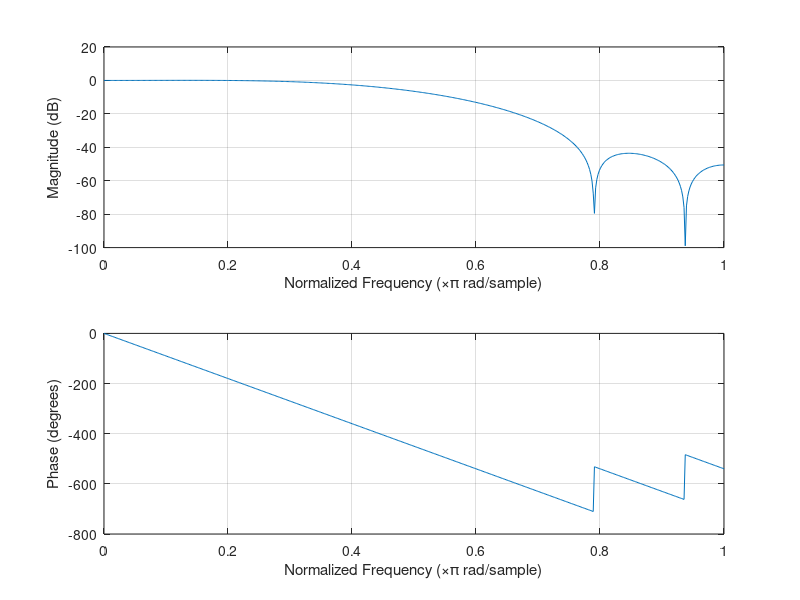

Write MATLAB code to recreate this figure.
%% passa baixa
m = 5;
n= -m:m;

fp = 10e3;
fs = 15e3;
fa = 50e3;

wp = 2*pi*fp;
ws = 2*pi*fs;
wa = 2*pi*fa;

wc = sqrt(ws*wp);

teta_c = wc/(wa/2);

%w = 0.5 + 0.5.*cos((2*pi.*n)/(2*m + 1)) %hemming

w = 0.5 + 0.5.*cos((2*pi.*n)/(2*m +1)); %hann

h = (sin(teta_c*pi.*n)./(pi.*n)).*w;

h(m+1) = (teta_c).*w(m+1);

wsm = 0.766; %medidos
wpm = 0.33;

wse = 0.6; %especificados
wpe = 0.4;

dwm = (wsm - wpm);

n2 = ((dwm)*(m*2))/(wse-wpe);


stem(n,h)
freqz(h,1)
%zplane(h,1)